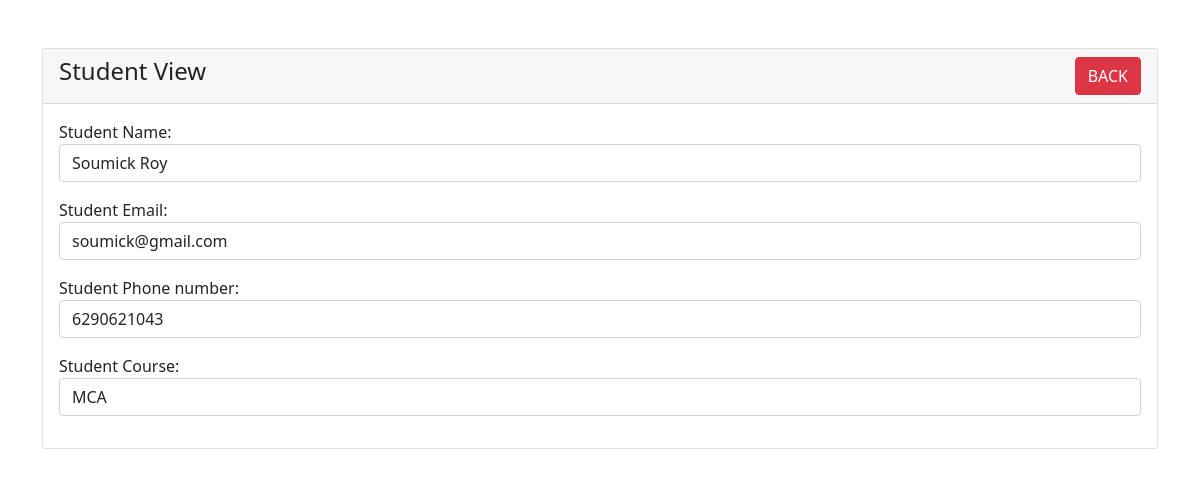
Page /view.php?id=1 on the committed database.
### tables this page shows
CREATE TABLE `students` (
  `id` int(11) NOT NULL,
  `name` varchar(200) NOT NULL,
  `email` varchar(200) NOT NULL,
  `phone` varchar(200) NOT NULL,
  `course` varchar(200) NOT NULL
);

### view.php (the view, shortened to what this page needs)
<?php
    require 'dbcon.php';
?>
<!doctype html>
<html lang="en">
  <head>
    <link href="https://cdn.jsdelivr.net/npm/bootstrap@5.0.2/dist/css/bootstrap.min.css" rel="stylesheet">
  </head>
  <body>
    <div class="container mt-5">
        <div class="row">
            <div class="col-mod-12">
                <div class="card">
                    <div class="card-header">
                        <h4>Student View
                            <a href="index.php" class="btn btn-danger float-end">BACK</a>
                        </h4>
                    </div>
                    <div class="card-body">
                        <?php
                            if(isset($_GET['id']))
                            {
                                $student_id = mysqli_real_escape_string($con,$_GET['id']);
                                $query = "SELECT * from students where id='$student_id'";
                                $query_run = mysqli_query($con, $query);
                                if(mysqli_num_rows($query_run) > 0)
                                {
                                    $student = mysqli_fetch_array($query_run);
                                    ?>
                            <form action="code.php" method="post">
                                <div class="mb-3">
                                    <label>Student Name:</label>
                                    <p  class="form-control">
                                        <?=$student['name'];?>
                                    </p>
                                </div>
                                <div class="mb-3">
                                    <label>Student Email:</label>
                                    <p  class="form-control">
                                        <?=$student['email'];?>
                                    </p>
                                </div>
                                <div class="mb-3">
                                    <label>Student Phone number:</label>
                                    <p  class="form-control">
                                        <?=$student['phone'];?>
                                    </p>
                                </div>
                                <div class="mb-3">
                                    <label>Student Course:</label>
                                    <p  class="form-control">
                                        <?=$student['course'];?>
                                    </p>
                                </div>
                            </form>
                        <?php
                                }
                                else{
                                    echo"<h4>No such id found</h4>";
                                }
                            }
                         ?>
                    </div>
                </div>
            </div>
        </div>
    </div>
  </body>
</html>

### rows in the picture
students: name "Soumick Roy", email "soumick@gmail.com", phone "6290621043", course "MCA"
